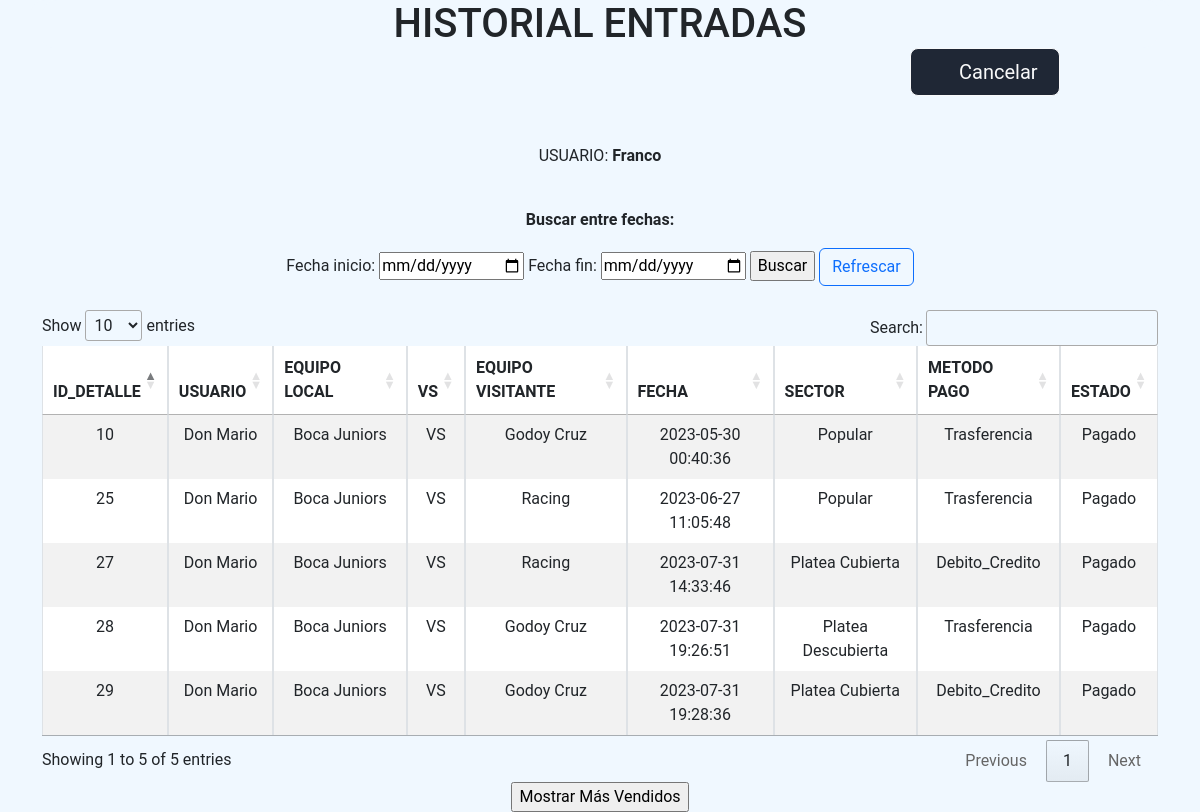
The app's page /admin/admin_detalleEntrada.php (signed in) with its own data.
### tables this page shows
CREATE TABLE `cliente` (
  `id_cliente` int(11) NOT NULL,
  `nombre` varchar(50) NOT NULL,
  `apellido` varchar(50) NOT NULL,
  `edad` int(11) NOT NULL,
  `usuario` varchar(50) NOT NULL,
  `contraseña` varchar(50) NOT NULL,
  `correo` varchar(50) NOT NULL,
  `id_sexo` int(11) NOT NULL,
  `id_codPostal` int(11) NOT NULL,
  `estado_cliente` int(11) DEFAULT 3,
  `id_rol` int(11) NOT NULL
);

CREATE TABLE `detalle_entrada1` (
  `id_detalleEntrada` int(11) NOT NULL,
  `id_cliente` int(11) NOT NULL,
  `id_entrada` int(11) NOT NULL,
  `fecha_entrada` datetime NOT NULL,
  `id_tipoEntrada` int(11) NOT NULL,
  `id_metodoPago` int(11) NOT NULL,
  `id_estado` int(11) NOT NULL
);

CREATE TABLE `equipo_local` (
  `id_equipoLocal` int(11) NOT NULL,
  `tipo_equipoLocal` varchar(50) NOT NULL
);

CREATE TABLE `equipo_viistante` (
  `id_equipoVisitante` int(11) NOT NULL,
  `tipo_equipoVisitante` varchar(50) NOT NULL
);

CREATE TABLE `valor_entrada` (
  `id_tipoEntrada` int(11) NOT NULL,
  `valor_entrada` int(11) NOT NULL,
  `tipoEntrada` varchar(50) NOT NULL
);

CREATE TABLE `metodo_pago` (
  `id_metodoPago` int(11) NOT NULL,
  `tipo_metodoPago` varchar(50) NOT NULL
);

CREATE TABLE `estado` (
  `id_estado` int(11) NOT NULL,
  `tipo_estado` varchar(50) NOT NULL
);

### admin/admin_detalleEntrada.php (the view, shortened to what this page needs)
<?php
    $conn = mysqli_connect("localhost", "root", "", "facultad");
    if (isset($_GET['fechaInicio']) && isset($_GET['fechaFin'])) {
        $fechaInicio = $_GET['fechaInicio'];
        $fechaFin = $_GET['fechaFin'];
        $sql = "SELECT detalle_entrada1.id_detalleEntrada, detalle_entrada1.id_entrada, cliente.nombre, equipo_local.tipo_equipoLocal, equipo_viistante.tipo_equipoVisitante, detalle_entrada1.fecha_entrada, valor_entrada.tipoEntrada, metodo_pago.tipo_metodoPago, estado.tipo_estado
        FROM detalle_entrada1
        INNER JOIN estado ON detalle_entrada1.id_estado = estado.id_estado
        INNER JOIN cliente ON detalle_entrada1.id_cliente = cliente.id_cliente
        INNER JOIN metodo_pago ON detalle_entrada1.id_metodoPago = metodo_pago.id_metodoPago
        INNER JOIN valor_entrada ON detalle_entrada1.id_tipoEntrada = valor_entrada.id_tipoEntrada
        INNER JOIN entrada ON detalle_entrada1.id_entrada = entrada.id_entrada
        INNER JOIN equipo_local ON entrada.id_equipoLocal = equipo_local.id_equipoLocal
        INNER JOIN equipo_viistante ON entrada.id_equipoVisitante = equipo_viistante.id_equipoVisitante
        WHERE detalle_entrada1.fecha_entrada BETWEEN '$fechaInicio' AND '$fechaFin'";
        $result = mysqli_query($conn, $sql);
    } else {
        $sql = "SELECT detalle_entrada1.id_detalleEntrada, cliente.nombre,  equipo_local.tipo_equipoLocal, equipo_viistante.tipo_equipoVisitante, detalle_entrada1.fecha_entrada, valor_entrada.tipoEntrada, metodo_pago.tipo_metodoPago, estado.tipo_estado
        FROM detalle_entrada1
        INNER JOIN estado ON detalle_entrada1.id_estado = estado.id_estado
        INNER JOIN cliente ON detalle_entrada1.id_cliente = cliente.id_cliente
        INNER JOIN metodo_pago ON detalle_entrada1.id_metodoPago = metodo_pago.id_metodoPago
        INNER JOIN valor_entrada ON detalle_entrada1.id_tipoEntrada = valor_entrada.id_tipoEntrada
        INNER JOIN entrada ON detalle_entrada1.id_entrada = entrada.id_entrada
        INNER JOIN equipo_local ON entrada.id_equipoLocal = equipo_local.id_equipoLocal
        INNER JOIN equipo_viistante ON entrada.id_equipoVisitante = equipo_viistante.id_equipoVisitante";
        $result = mysqli_query($conn, $sql);
    }
?>
<!DOCTYPE html>
<html lang="en">
<head>
    <link rel="stylesheet" href="https://cdn.jsdelivr.net/npm/bootstrap@5.3.0-alpha1/dist/css/bootstrap.min.css">
    <link rel="stylesheet" href="//cdn.datatables.net/1.13.4/css/jquery.dataTables.min.css">
</head>
<body style="background-color: aliceblue; font-family: roboto; margin: auto; text-align: center;">
    <div class="container" style="background-color: aliceblue; font-family: roboto; margin: auto; border-radius: 15px 10px 15px 10px;">
        <h1 style="background-color: aliceblue; font-family: roboto; margin: auto; text-align: center; border-radius: 15px 10px 15px 10px;">HISTORIAL ENTRADAS</h1>
        <a href="entradasAdmin.php" class="btn btn-outline-light btn-lg px-5" style="background-color: #1f2735; right: 140px; width: 150px; position: fixed; background-color: #1f2735;">Cancelar</a>
        <br><br><br><br>
        <?php
            $querypa = "SELECT * FROM cliente WHERE usuario = " . $_SESSION["username"];
            $resultado = mysqli_query($conn, $querypa);
            while ($a = mysqli_fetch_array($resultado)) {
                $nombre = $a["nombre"];
            }
        ?>
        <p>USUARIO: <strong><?php echo $nombre; ?></strong></p><br>
        <p><strong>Buscar entre fechas:</strong></p>
        <form action="" method="GET">
        <label for="fechaInicio">Fecha inicio:</label>
        <input type="date" name="fechaInicio">
        <label for="fechaFin">Fecha fin:</label>
        <input type="date" name="fechaFin">
        <input type="submit" value="Buscar">
        <a href="admin_detalleEntrada.php" class="btn btn-outline-primary">Refrescar</a>
        </form>
        <br>
        <table id="historialEntrada" class="table table-bordered table-striped text-center nt-4">
            <thead>
                <tr class="bg-primary text-white">
                    <th scope="col">ID_DETALLE</th>
                    <th scope="col">USUARIO</th>
                    <th scope="col">EQUIPO LOCAL</th>
                    <th scope="col">VS</th>
                    <th scope="col">EQUIPO VISITANTE</th>
                    <th scope="col">FECHA</th>
                    <th scope="col">SECTOR</th>
                    <th scope="col">METODO PAGO</th>
                    <th scope="col">ESTADO</th>
                </tr>
            </thead>
            <tbody>
                <?php
                    while ($mostrar = mysqli_fetch_array($result)) {
                ?>
                <tr>
                <td>
                        <?php echo $mostrar['id_detalleEntrada'] ?></td>
                        <td><?php echo $mostrar['nombre'] ?></td>
                        <td><?php echo $mostrar['tipo_equipoLocal'] ?></td>
                        <td>VS</td>
                        <td><?php echo $mostrar['tipo_equipoVisitante'] ?></td>
                        <td><?php echo $mostrar['fecha_entrada'] ?></td>
                        <td><?php echo $mostrar['tipoEntrada'] ?></td>
                        <td><?php echo $mostrar['tipo_metodoPago'] ?></td>
                        <td><?php echo $mostrar['tipo_estado'] ?></td>
                </tr>
                <?php
                    }
                ?>
            </tbody>
        </table>
        <form action="" method="POST">
    <input type="submit" name="btnMasVendidos" value="Mostrar Más Vendidos">
</form>
    </div>
</body>
</html>

### records on screen
cliente: nombre "Franco"
detalle_entrada1: id_detalleEntrada "10", id_cliente.nombre "Don Mario", equipo_local.tipo_equipoLocal "Boca Juniors", equipo_viistante.tipo_equipoVisitante "Godoy Cruz", fecha_entrada "2023-05-30 00:40:36", id_tipoEntrada.tipoEntrada "Popular", id_metodoPago.tipo_metodoPago "Trasferencia", id_estado.tipo_estado "Pagado"
detalle_entrada1: id_detalleEntrada "28", id_cliente.nombre "Don Mario", equipo_local.tipo_equipoLocal "Boca Juniors", equipo_viistante.tipo_equipoVisitante "Godoy Cruz", fecha_entrada "2023-07-31 19:26:51", id_tipoEntrada.tipoEntrada "Platea Descubierta", id_metodoPago.tipo_metodoPago "Trasferencia", id_estado.tipo_estado "Pagado"
detalle_entrada1: id_detalleEntrada "29", id_cliente.nombre "Don Mario", equipo_local.tipo_equipoLocal "Boca Juniors", equipo_viistante.tipo_equipoVisitante "Godoy Cruz", fecha_entrada "2023-07-31 19:28:36", id_tipoEntrada.tipoEntrada "Platea Cubierta", id_metodoPago.tipo_metodoPago "Debito_Credito", id_estado.tipo_estado "Pagado"
detalle_entrada1: id_detalleEntrada "25", id_cliente.nombre "Don Mario", equipo_local.tipo_equipoLocal "Boca Juniors", equipo_viistante.tipo_equipoVisitante "Racing", fecha_entrada "2023-06-27 11:05:48", id_tipoEntrada.tipoEntrada "Popular", id_metodoPago.tipo_metodoPago "Trasferencia", id_estado.tipo_estado "Pagado"
detalle_entrada1: id_detalleEntrada "27", id_cliente.nombre "Don Mario", equipo_local.tipo_equipoLocal "Boca Juniors", equipo_viistante.tipo_equipoVisitante "Racing", fecha_entrada "2023-07-31 14:33:46", id_tipoEntrada.tipoEntrada "Platea Cubierta", id_metodoPago.tipo_metodoPago "Debito_Credito", id_estado.tipo_estado "Pagado"
